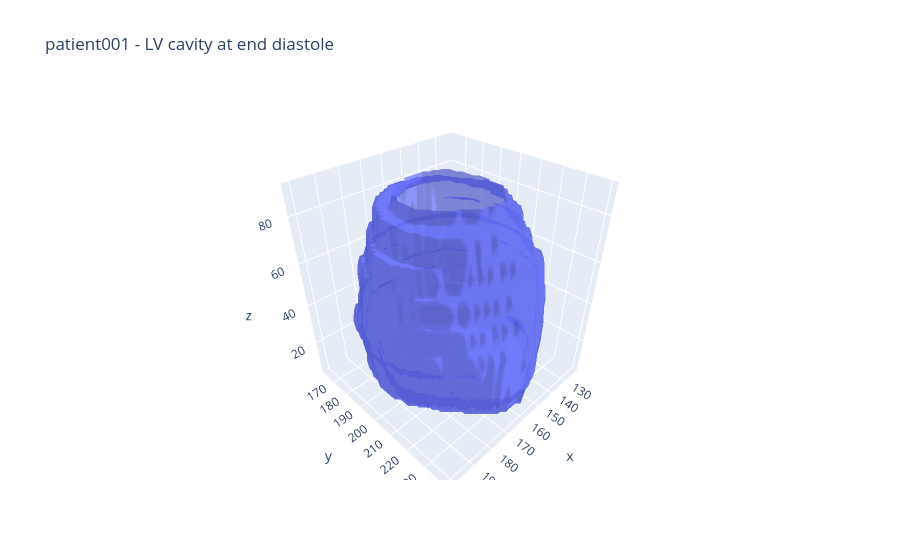

The code cell stored with this chart in its notebook:
### Markdown cell above
### 3D Model for Patient 1

### Code cell
fig = go.Figure(
    data=[
        go.Mesh3d(
            x=verts[:, 0],
            y=verts[:, 1],
            z=verts[:, 2],
            i=faces[:, 0],
            j=faces[:, 1],
            k=faces[:, 2],
            opacity=0.7
        )
    ]
)

fig.update_layout(
    title=f"{PATIENT} - LV cavity at end diastole",
    scene=dict(
        aspectmode="data"
    )
)

fig.show()

### Figure 1 — Plotly figure (JSON) as saved in the notebook; plotly's stock layout.template omitted (floating-point values rounded to 4 significant figures; data arrays with more than 128 entries replaced by an {"elided": "..."} marker saying what was removed)
{"data": [{"i": {"elided": "9586 int values"}, "j": {"elided": "9586 int values"}, "k": {"elided": "9586 int values"}, "opacity": 0.7, "type": "mesh3d", "x": {"elided": "4842 float values"}, "y": {"elided": "4842 float values"}, "z": {"elided": "4842 float values"}}], "layout": {"scene": {"aspectmode": "data"}, "title": {"text": "patient001 - LV cavity at end diastole"}}}
